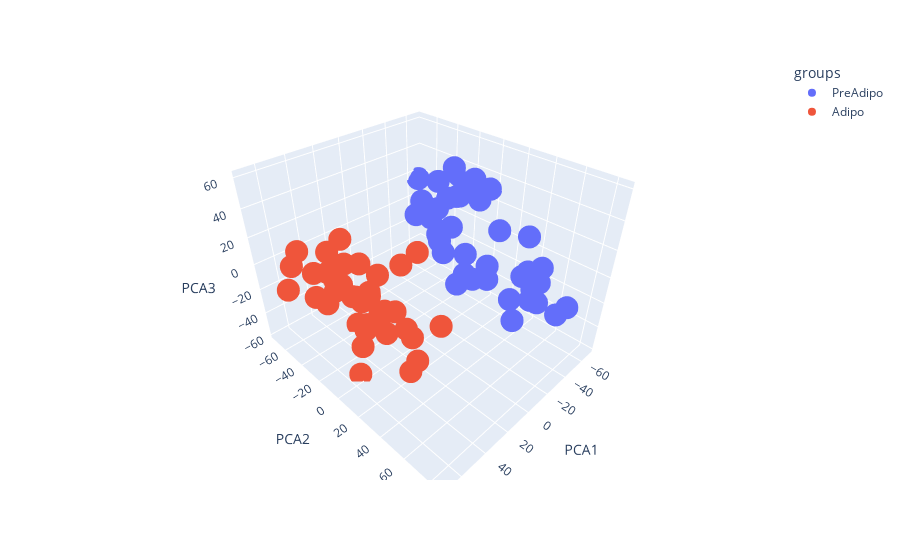

This figure's notebook cell:
### Code cell
fig = px.scatter_3d(pca_output_log_df, x='PCA1', y='PCA2', z='PCA3', color="groups")
fig.show()
